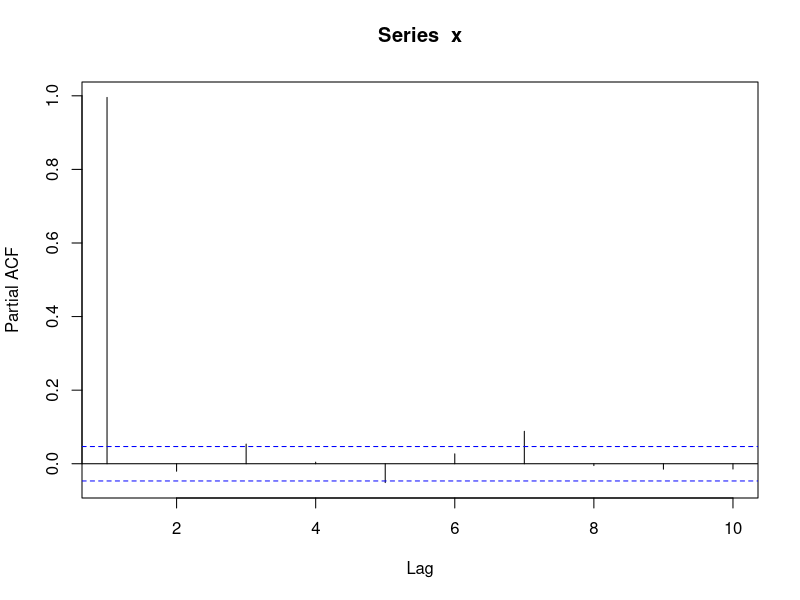
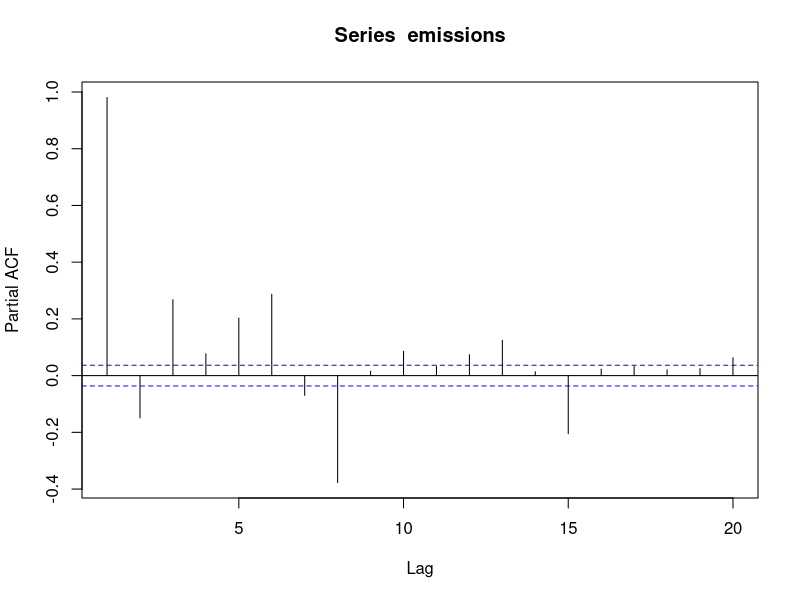
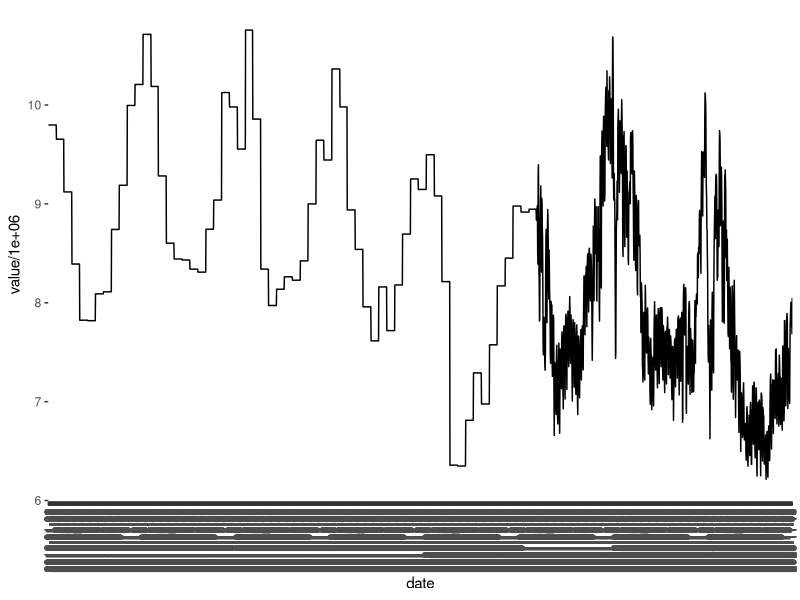
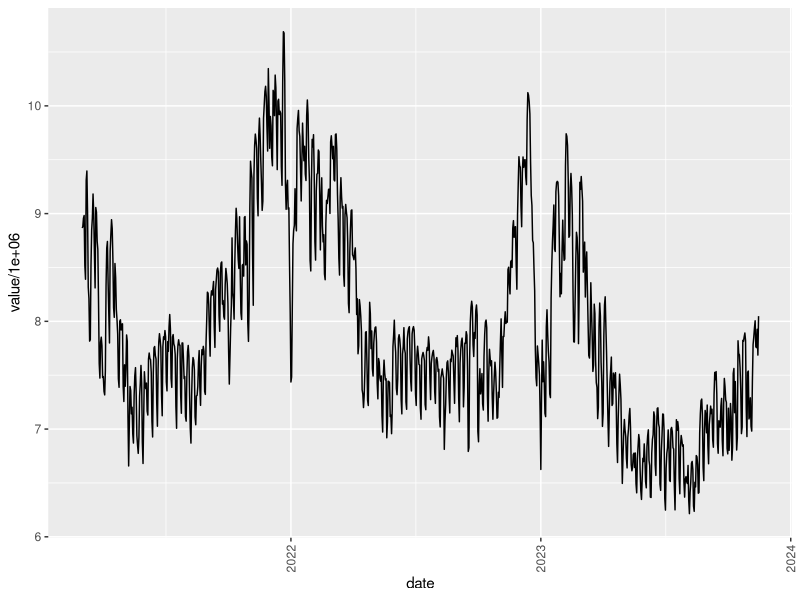
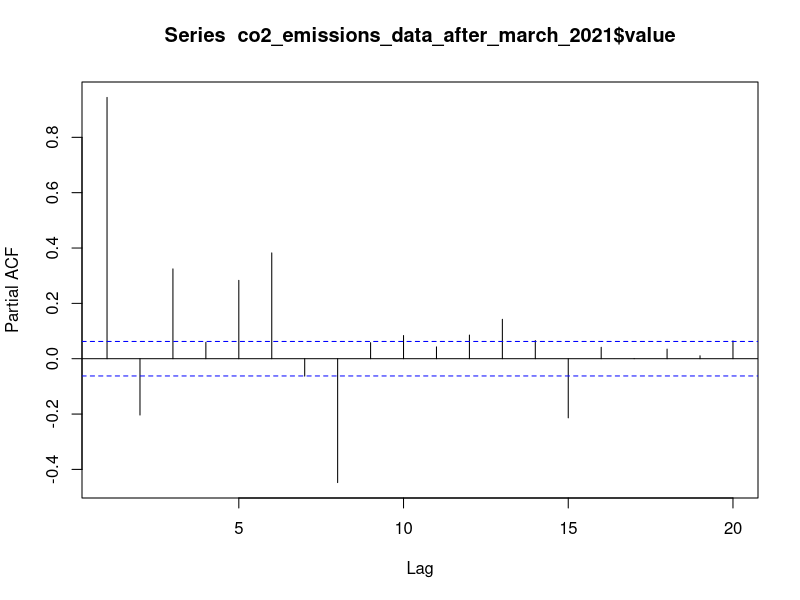
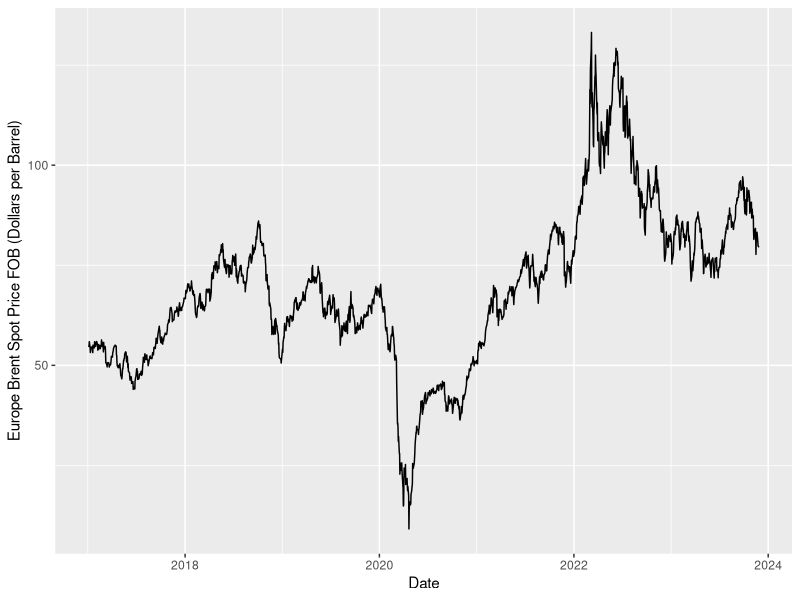
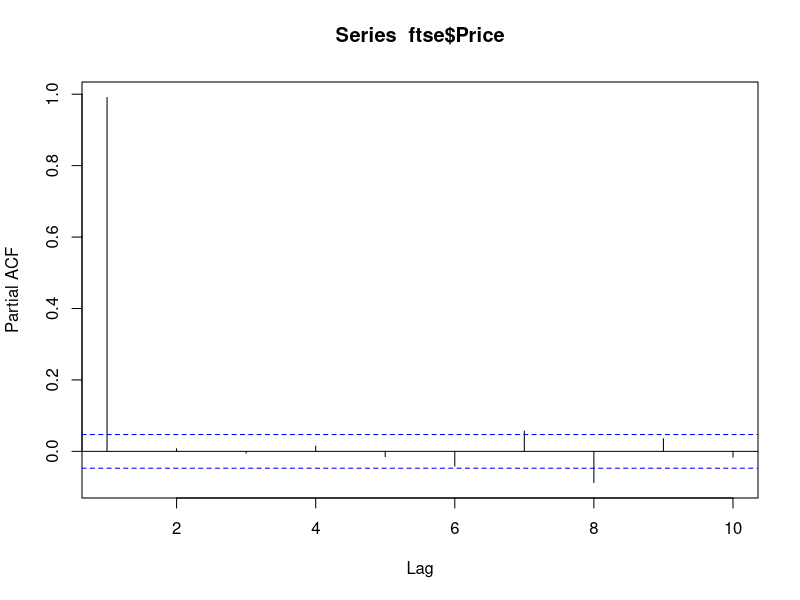

Generate these figures, in order, with R:
library(readxl)
library(tseries)
library(ggplot2)
library(tidyverse)

#Trying to find autoregression lag of brent crude oil prices

#Start by reading in the crude oil prices
brent_crude_proces<- read_excel("brent_crude_prices.xlsx")
x<- brent_crude_proces$`Europe Brent Spot Price FOB (Dollars per Barrel)`
pacf(x, lag = 10, pl=TRUE)

#We can tell from the partial autocorrelation that he spike at lag 1 is much much higher than at subsequent lags.
#So we can say crude oil has a AR(1) structure. 


#What about co2 emissions?
co2_emissions_data<-read.csv("co2_emission.csv")
emissions<- co2_emissions_data$value

pacf(emissions, lag=20, pl=TRUE)

#This doesn't look so great. 
#Graphing CO2 Emissions
ggplot(data=co2_emissions_data, aes(date, y=value/1000000))+
  geom_line(group=1)+theme(axis.text.x = element_text(angle = 90, vjust = 0.5, hjust=1))

#Aha. Now we can see that prior to 3/1/2021, all the CO2 emissions data was the same for each month.
#So let's filter for dates after that and try the lag again. 

co2_emissions_data$date<- as.Date(co2_emissions_data$date)

co2_emissions_data_after_march_2021<- co2_emissions_data |> filter(
                                                          date>"2021-03-01"
)

#Graph again:

ggplot(data=co2_emissions_data_after_march_2021, aes(date, y=value/1000000))+
  geom_line(group=1)+theme(axis.text.x = element_text(angle = 90, vjust = 0.5, hjust=1))

#Let's try the autocorrelation now:
 pacf(co2_emissions_data_after_march_2021$value, lag=20, pl=TRUE)
 
 


#Graphin brent crude oil
ggplot(data=brent_crude_proces, aes(x=Date, `Europe Brent Spot Price FOB (Dollars per Barrel)`))+
  geom_line()



#Reading FTSE in 

ftse<- read.csv("FTSE 100 Historical Data.csv")
ftse$Price<- as.numeric(str_replace(ftse$Price, ",",""))

pacf(ftse$Price, lag=10, pl=TRUE)


